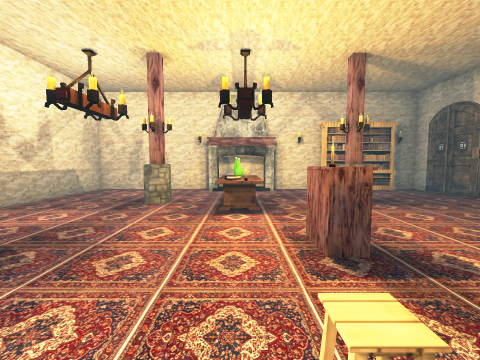
[1] (above)

12 first-person views from a walk through a scene from a Unity 3-D project. The camera is 1.2 m above the floor, tilts 4° down and sees 90° across. The floor is counted in squares, 1 m on a side. Each view is taken from the middle of a square. On the plan, view 1 faces up. The plan holds only what a view shows up to about 12 squares ahead; the rest is blank. The player is left out. Some surface patterns are stand-ins.

[2]
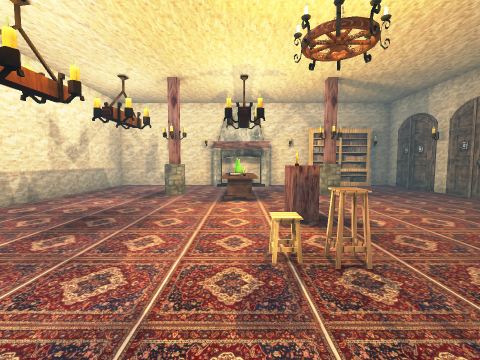

[3]
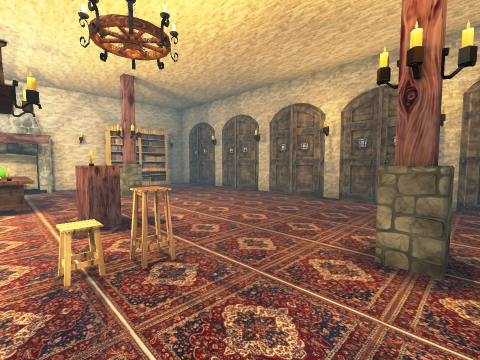

[4]
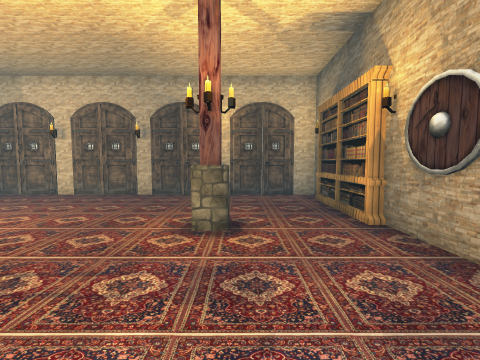

[5]
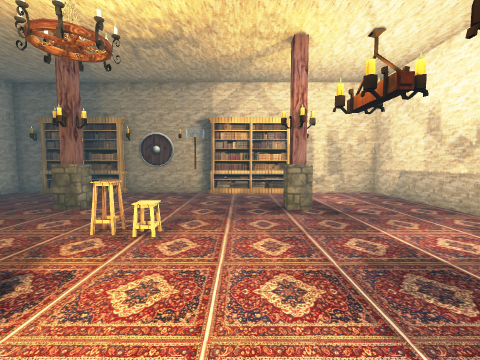

[6]
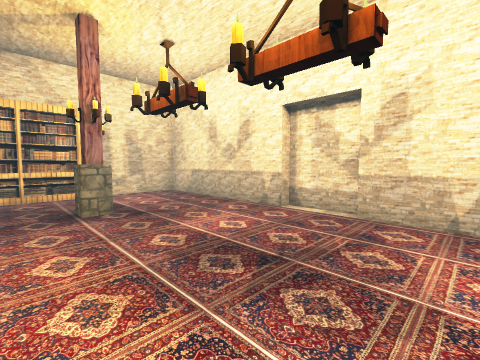

[7]
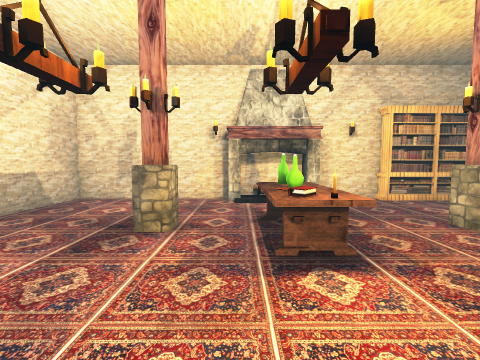

[8]
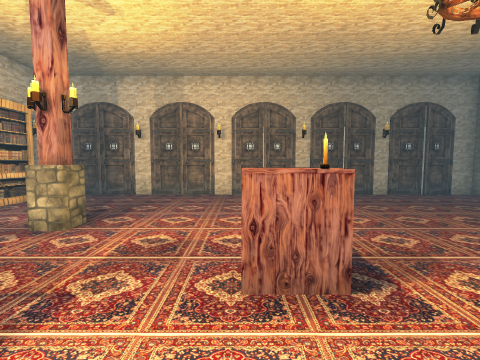

[9]
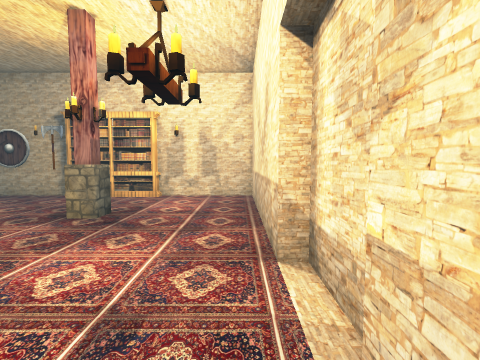

[10]
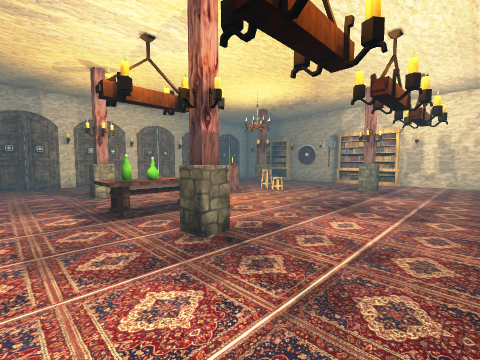

[11]
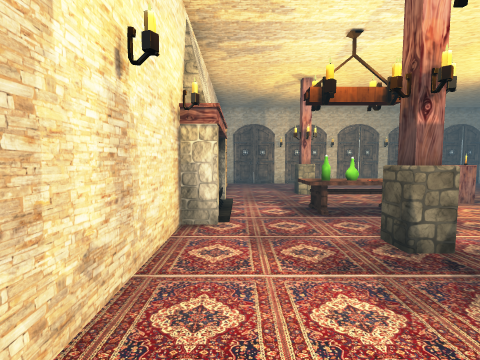

[12]
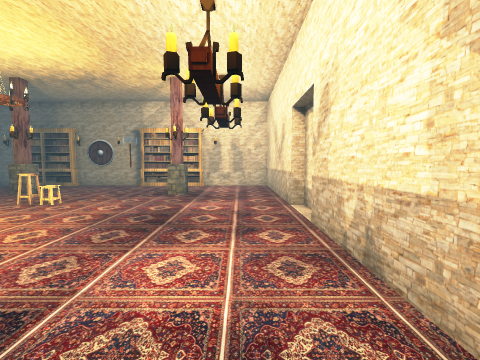

### Floor plan
Points are (right, up) in squares from view 1. A wall is a line through its corners. A room is listed if a view was taken in it or the views show most of it. See-through windows are left out.
Room 1 (views 1, 2, 3, 4, 5, 6, 7, 8, 9, 10, 11, 12)
walls: (8.1, 3) (8.1, 5.1); (8.1, 2) (7.8, 3.2); (8.1, 5) (7.8, 6.3); (8.1, 0) (8.1, 2.1); (-6.5, 1.2) (-6.5, -4.8) (-3, -4.8); (8.1, 6.1) (8.1, 8.1) (7.8, 9.5); (-6.8, 3.1) (-6.8, 1.2); (2.4, -4.8) (3.8, -4.8); (8.1, -1.1) (7.9, 0.2); (3.9, 11.1) (-6.5, 11.1) (-6.5, 3.1); (8.1, -3) (8.1, -0.9); (8.1, 9.1) (8.1, 11.1) (7.1, 11.1); (7, -4.8) (8.1, -4.8) (8.1, -3.9); (8.1, -4) (7.9, -2.8)
objects: column (-3, -2) to (-2, -1); column (-3, 7) to (-2, 8); bookshelf (-1, -5); fireplace (-1, 11); books (0, 5); other object (0, 6); other object (0, 7); bottle (0, 8); axe (1, -5); stool (1, 1); candle (1, 3); other object (1, 3) to (2, 4); bottle (1, 7); shield (2, -5); column (3, -2) to (4, -1); column (3, 7) to (4, 8); bookshelf (5, -5); bookshelf (5, 11) to (6, 11)

Positions as (right, up) in squares from view 1, and headings:
1: (0, 0), facing up
2: (0, -2), facing up
3: (0, -2), facing up-right
4: (-1, -2), facing right
5: (-1, 5), facing down
6: (-1, 5), facing down-left
7: (-1, 3), facing up
8: (-1, 4), facing right
9: (-6, 4), facing down
10: (-6, 10), facing down-right
11: (-6, 10), facing right
12: (-5, 8), facing down
